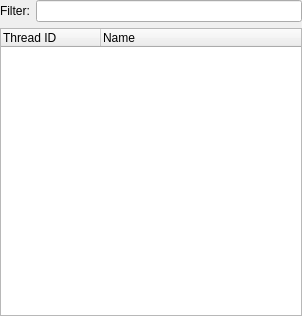
<?xml version="1.0" encoding="UTF-8"?>
<ui version="4.0">
 <class>ThreadsWidget</class>
 <widget class="QWidget" name="ThreadsWidget">
  <property name="geometry">
   <rect>
    <x>0</x>
    <y>0</y>
    <width>302</width>
    <height>316</height>
   </rect>
  </property>
  <property name="windowTitle">
   <string>Form</string>
  </property>
  <layout class="QGridLayout" name="gridLayout">
   <property name="leftMargin">
    <number>0</number>
   </property>
   <property name="topMargin">
    <number>0</number>
   </property>
   <property name="rightMargin">
    <number>0</number>
   </property>
   <property name="bottomMargin">
    <number>0</number>
   </property>
   <item row="0" column="0">
    <layout class="QHBoxLayout" name="horizontalLayout">
     <item>
      <widget class="QLabel" name="label">
       <property name="text">
        <string>Filter:</string>
       </property>
      </widget>
     </item>
     <item>
      <widget class="QLineEdit" name="lineEdit">
       <property name="clearButtonEnabled">
        <bool>true</bool>
       </property>
      </widget>
     </item>
    </layout>
   </item>
   <item row="1" column="0">
    <widget class="QTreeWidget" name="treeWidget">
     <property name="focusPolicy">
      <enum>Qt::NoFocus</enum>
     </property>
     <property name="columnCount">
      <number>2</number>
     </property>
     <attribute name="headerDefaultSectionSize">
      <number>100</number>
     </attribute>
     <column>
      <property name="text">
       <string>Thread ID</string>
      </property>
     </column>
     <column>
      <property name="text">
       <string>Name</string>
      </property>
     </column>
    </widget>
   </item>
  </layout>
 </widget>
 <resources/>
 <connections/>
</ui>
